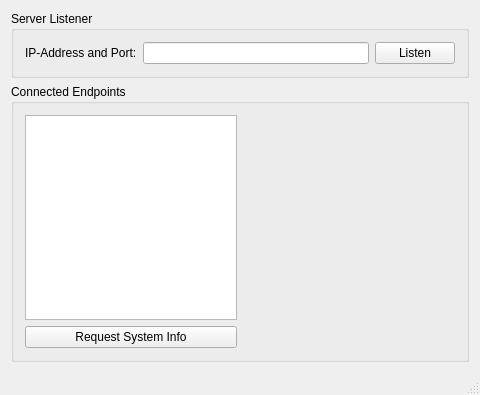
<?xml version="1.0" encoding="UTF-8"?>
<ui version="4.0">
 <class>ServerClass</class>
 <widget class="QMainWindow" name="ServerClass">
  <property name="geometry">
   <rect>
	<x>0</x>
	<y>0</y>
	<width>480</width>
	<height>395</height>
   </rect>
  </property>
  <property name="windowTitle">
   <string>Server</string>
  </property>
  <property name="styleSheet">
   <string notr="true"/>
  </property>
  <widget class="QWidget" name="centralWidget">
   <layout class="QVBoxLayout" name="verticalLayout">
	<item>
	 <widget class="QGroupBox" name="groupBox_2">
	  <property name="title">
	   <string>Server Listener</string>
	  </property>
	  <layout class="QHBoxLayout" name="horizontalLayout">
	   <item>
		<widget class="QLabel" name="label">
		 <property name="text">
		  <string>IP-Address and Port:</string>
		 </property>
		</widget>
	   </item>
	   <item>
		<widget class="QLineEdit" name="leListen"/>
	   </item>
	   <item>
		<widget class="QPushButton" name="btnListen">
		 <property name="text">
		  <string>Listen</string>
		 </property>
		</widget>
	   </item>
	  </layout>
	 </widget>
	</item>
	<item>
	 <widget class="QGroupBox" name="groupBox">
	  <property name="title">
	   <string>Connected Endpoints</string>
	  </property>
	  <layout class="QHBoxLayout" name="horizontalLayout_3">
	   <item>
		<layout class="QHBoxLayout" name="horizontalLayout_2">
		 <item>
		  <layout class="QVBoxLayout" name="verticalLayout_2">
		   <item>
			<widget class="QListWidget" name="lstEndpoints">
			 <property name="contextMenuPolicy">
			  <enum>Qt::CustomContextMenu</enum>
			 </property>
			</widget>
		   </item>
		   <item>
			<widget class="QPushButton" name="btnRequestSysInfo">
			 <property name="text">
			  <string>Request System Info</string>
			 </property>
			</widget>
		   </item>
		  </layout>
		 </item>
		 <item>
		  <widget class="QTextEdit" name="txtSysInfo">
		   <property name="contextMenuPolicy">
			<enum>Qt::NoContextMenu</enum>
		   </property>
		   <property name="styleSheet">
			<string notr="true"> padding: 1px;
 border-style: solid;
background-color: transparent;</string>
		   </property>
		   <property name="frameShape">
			<enum>QFrame::NoFrame</enum>
		   </property>
		   <property name="frameShadow">
			<enum>QFrame::Plain</enum>
		   </property>
		   <property name="undoRedoEnabled">
			<bool>false</bool>
		   </property>
		   <property name="readOnly">
			<bool>true</bool>
		   </property>
		   <property name="html">
			<string>&lt;!DOCTYPE HTML PUBLIC &quot;-//W3C//DTD HTML 4.0//EN&quot; &quot;http://www.w3.org/TR/REC-html40/strict.dtd&quot;&gt;
&lt;html&gt;&lt;head&gt;&lt;meta name=&quot;qrichtext&quot; content=&quot;1&quot; /&gt;&lt;style type=&quot;text/css&quot;&gt;
p, li { white-space: pre-wrap; }
&lt;/style&gt;&lt;/head&gt;&lt;body style=&quot; font-family:'MS Shell Dlg 2'; font-size:8.25pt; font-weight:400; font-style:normal;&quot;&gt;
&lt;p style=&quot;-qt-paragraph-type:empty; margin-top:0px; margin-bottom:0px; margin-left:0px; margin-right:0px; -qt-block-indent:0; text-indent:0px; font-size:8pt;&quot;&gt;&lt;br /&gt;&lt;/p&gt;&lt;/body&gt;&lt;/html&gt;</string>
		   </property>
		  </widget>
		 </item>
		</layout>
	   </item>
	  </layout>
	 </widget>
	</item>
   </layout>
  </widget>
  <widget class="QStatusBar" name="statusBar"/>
 </widget>
 <layoutdefault spacing="6" margin="11"/>
 <resources/>
 <connections/>
</ui>
